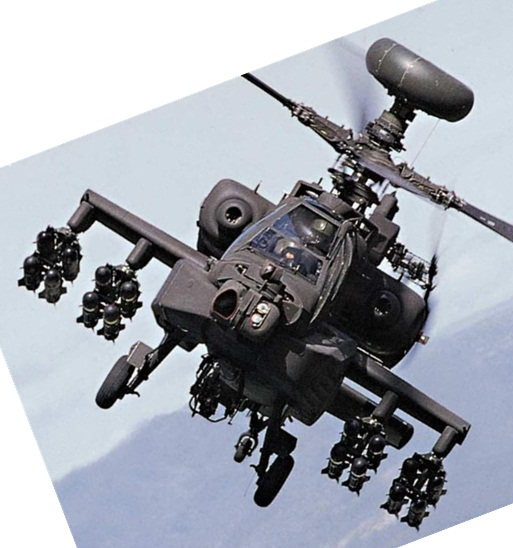
#> input picture lab11&12-SIFT/code/target.jpg, 513 x 548 px
$ python sift.py
#> lines starting #> are read from the running program, lines starting #| are printed output that depends on the picture
import cv2
import numpy as np
from math import sin, cos, pi, atan2
import random


class Sift():
    def __init__(self, img) -> None:
        self.height, self.width = np.shape(img)
        self.corners = [
            [int(i[0][0]), int(i[0][1])]
            for i in cv2.goodFeaturesToTrack(img, 300, 0.01, 10)
        ]

        img = cv2.GaussianBlur(img, (3, 3), 1, 1)
        img = np.array(img, dtype="float")

        self.gradient, self.angle = self.get_gradient(img)
        self.bins = (self.height + self.width) // 80

        self.length = len(self.corners)
        self.direction = self.vote_for_direction()

    # [8 lines left out: function __call__, not called in this run]

    def get_gradient(self, img):
        w, h = self.height, self.height

        kernel = (
            np.array([[[-1, 0, 1], [-2, 0, 2], [-1, 0, 1]],
                     [[-1, -2, -1], [0, 0, 0], [1, 2, 1]]], dtype="float")
        )

        kernel = (
            np.array([[[-1, 0, 1], [-1, 0, 1], [-1, 0, 1]],
                     [[-1, -1, -1], [0, 0, 0], [1, 1, 1]]], dtype="float")
        )

        gx = cv2.filter2D(img, -1, np.array(kernel[1]))
        gy = cv2.filter2D(img, -1, np.array(kernel[0]))
        gradient = np.zeros([w, h], "float")
        angle = np.zeros([w, h], "float")
        for i in range(w):
            for j in range(h):
                gradient[i][j] = ((gx[i][j]) ** 2 + (gy[i][j]) ** 2) ** 0.5
                angle[i][j] = atan2(gy[i][j], gx[i][j])
        return gradient, angle

    def vote_for_direction(self):
        direction = []
        for corner in self.corners:
            y, x = corner
            to_vote = [0 for _ in range(36)]
            for i in range(max(x - self.bins, 0), min(x + self.bins + 1, self.height)):
                for j in range(max(y - self.bins, 0), min(y + self.bins + 1, self.height)):
                    k = int((self.angle[i][j] + pi) / pi * 180 / 36)
                    if k >= 36:
                        k = 35
                    to_vote[k] += self.gradient[i][j]

            p = to_vote.index(max(to_vote))
            direction.append((p / 18) * pi)

        return direction

    # [110 lines left out: functions get_feature, padding, match_img, not called in this run]


tg = cv2.imread("./target.jpg", cv2.IMREAD_GRAYSCALE)
#> tg: shape (548, 513); min 0, max 255, mean 164.3
tg0 = cv2.imread("./target.jpg")
#> tg0 is the input picture: shape (548, 513, 3); mean B, G, R 173.1, 164.6, 160.6
img_lst = [
    cv2.imread("./dataset/" + str(i + 1) + ".jpg", cv2.IMREAD_GRAYSCALE) for i in range(5)
]
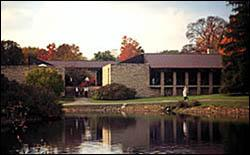
#> input picture lab11&12-SIFT/code/dataset/1.jpg, 250 x 155 px
#> img_lst = 5 items
img_lst0 = [cv2.imread("./dataset/" + str(i + 1) + ".jpg") for i in range(5)]
#> img_lst0 = 5 items

resize_cof = 1
shape = np.shape(tg)
#> shape = (548, 513)
tg = cv2.resize(tg, (int(shape[0] * resize_cof), int(shape[1] * resize_cof)))
#> tg: shape (513, 548)
tg0 = cv2.resize(tg0, (int(shape[0] * resize_cof), int(shape[1] * resize_cof)))
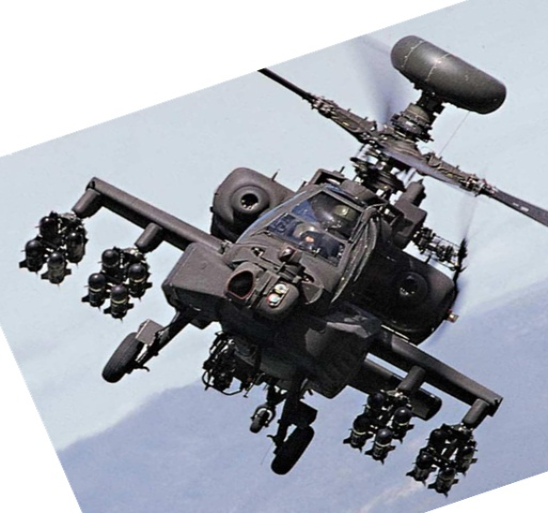
#> tg0: shape (513, 548, 3); mean B, G, R 173, 164.5, 160.5

sift_tg = Sift(tg)
#> in __init__, `self.corners = [ [int(i[0][0]), int(i[0][1])] for i in cv2.goodFeature..`: self.corners = 300 pairs, first value 20 to 527, second value 56 to 496
#> after the loop in get_gradient, `for i in range(w):`:
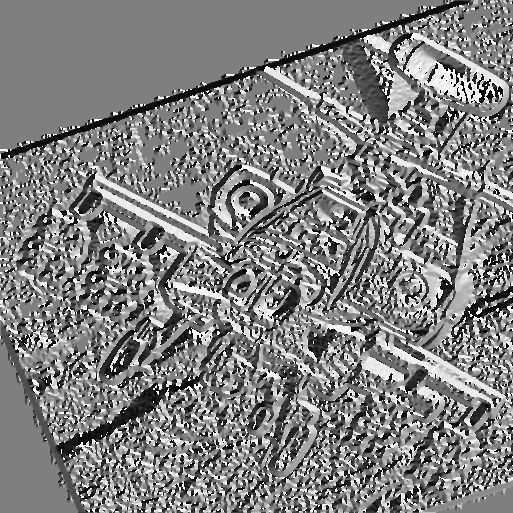
#> angle: shape (513, 513) float64; min -3.14, max 3.14, mean 0.0234; drawn with min black and max white
#> after the loop in get_gradient, `for i in range(w):`:
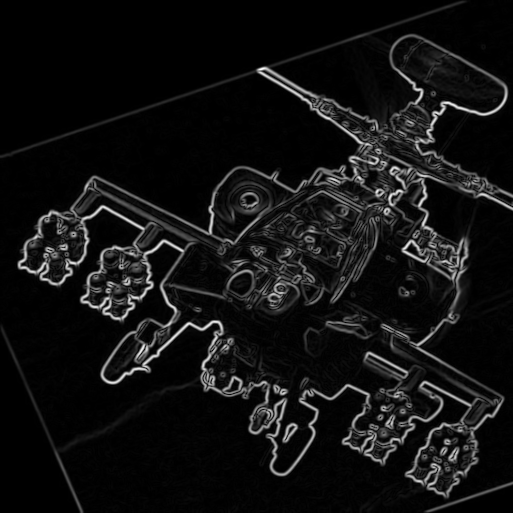
#> gradient: shape (513, 513) float64; min 0, max 506.6, mean 35.9; drawn with min black and max white
#> in __init__, `self.length = len(self.corners)`: self.length = 300
#> the loop in vote_for_direction, `for corner in self.corners:` made 300 passes
#> (y, x, p) on passes 1 to 3: (442, 104, 4), (144, 365, 6), (121, 266, 9)
#> after the loop in vote_for_direction, `for corner in self.corners:`: direction = 300 values, max 1.57 at index 2, min 0 at index 21, mean 0.874
#> in __init__, `self.direction = self.vote_for_direction()`: self.direction has the same summary as direction in vote_for_direction
sifts = []
for i in range(len(img_lst)):
#> (the run stopped early here; a loop or call above may not have finished)
